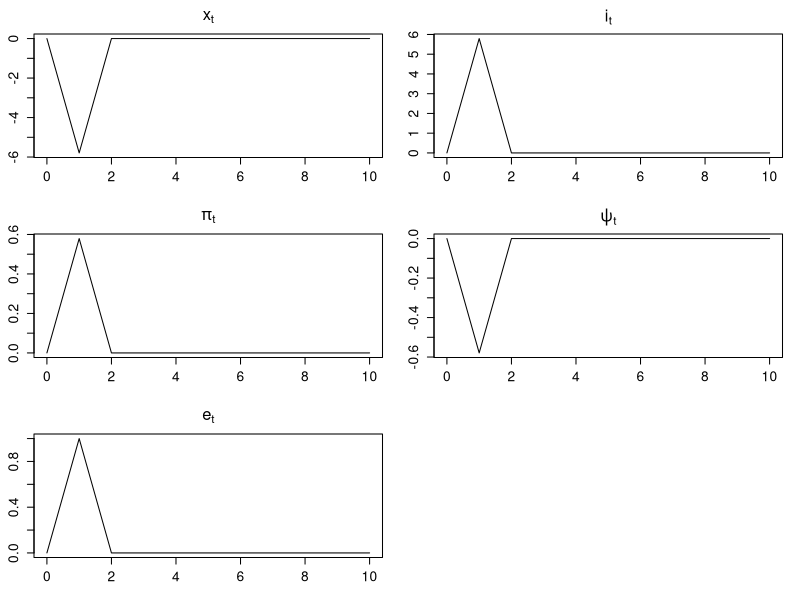
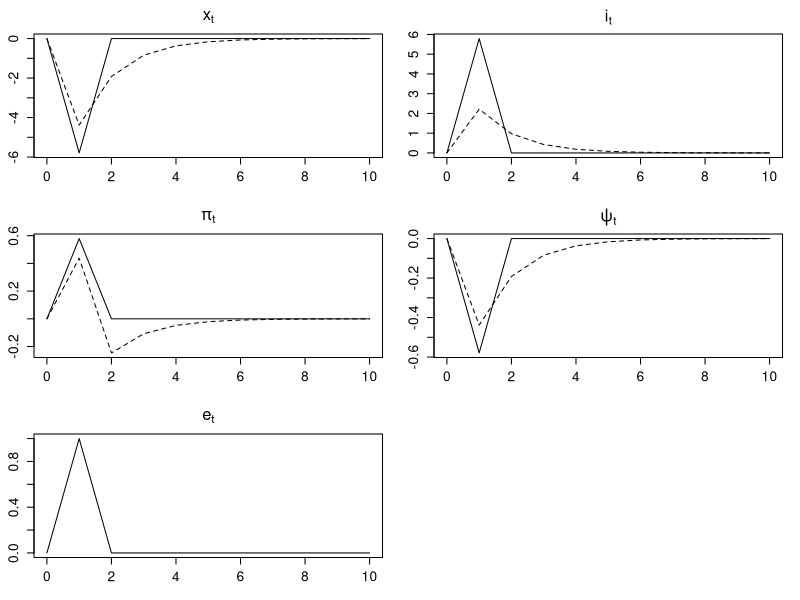

Write R code to recreate these figures, in order.
#=======================================
# Chapter 7, Optimal MP (discretion)
#   modified on 2019/10/19
#=======================================

"%+%" <- function(x, y) paste(x, y, sep = "")
figpath <- "../../figs/"

library(nleqslv)

#----------------------------------------

beta <- 0.99
gamma <- 5
eta <- 10
varrho <- 0.9
phi_pi <- 1.5
phi_y <- 0.5

kappa <- (1-varrho)*(1-varrho*beta)*(gamma+1)/varrho
lambda <- (1-varrho)*(1-varrho*beta)/eta/varrho*(1+gamma)

para <- list(beta = beta, kappa = kappa, lambda = lambda)

#----------------------------------------

objfun0 <- function(X, maxT, X0, p = para) {
  
  nvar <- 3
  XX  <- matrix(X, maxT, nvar)
  x   <- c(XX[, 1], 0)
  ppi <- c(XX[, 2], 0)
  ii <- c(XX[, 3], 0)
  
  e  <- c(X0$e, rep(0, maxT))
  
  ret <- matrix(NA, maxT, nvar)
  for(t in 1:maxT) {
    ret[t, 1] <- -ppi[t] + p$beta*ppi[t+1]+kappa*x[t]+e[t]
    ret[t, 2] <- -x[t] + x[t+1]-(ii[t]-ppi[t+1])
    ret[t, 3] <- p$lambda*x[t]+p$kappa*ppi[t]
  }
  return(c(ret))
}

rsltfun <- function(rslt, maxT, X0, p = para) {
  
  nvar <- 3
  XX  <- matrix(rslt, maxT, nvar)
  x   <- c(XX[, 1], 0)
  ppi <- c(XX[, 2], 0)
  ii <- c(XX[, 3], 0)
  
  e  <- c(X0$e, rep(0, maxT))
  r <- ii-c(ppi[-1],0)

  dev <- list(x = x,  ppi = ppi, ii = ii, e = e, r = r)
  
  cumbeta <- c(1, cumprod(rep(p$beta, maxT)))
  W <- -0.5*sum(cumbeta*ppi^2+p$lambda*cumbeta*x^2)


  return(list(dev = dev, W = W))
}

#----------------------------------------

maxT  <- 150
Xinit <- c(rep(0, maxT), rep(0, maxT), rep(0, maxT))

e0 <- 1
X0 <- list(e = e0)

objfun1 <- function(X) objfun0(X, maxT, X0)
rslt1 <- nleqslv(Xinit, objfun1, control=list(maxit=10^4))
print(rslt1)

X1 <- rsltfun(rslt1$x, maxT, X0)
X1[[1]]
X1[[2]]/10^4

par(ps = 15)
par(mfrow = c(3, 2))
par(mai = c(0.85, 0.68, 0.68, 0.35)*0.5)

maxT2 <- 10
plot(cbind(0:maxT2, c(0, X1[[1]]$x[1:maxT2])), main = expression(x[t]),
  xlab = "", ylab = "", typ = "l")
plot(cbind(0:maxT2, c(0, X1[[1]]$ii[1:maxT2])), main = expression(i[t]),
  xlab = "", ylab = "", typ = "l")
plot(cbind(0:maxT2, c(0, X1[[1]]$ppi[1:maxT2])), main = expression(pi[t]),
  xlab = "", ylab = "", typ = "l")
plot(cbind(0:maxT2, c(0, -X1[[1]]$ppi[1:maxT2])), main = expression(psi[t]),
  xlab = "", ylab = "", typ = "l")
plot(cbind(0:maxT2, c(0, X1[[1]]$e[1:maxT2])), main = expression(e[t]),
  xlab = "", ylab = "", typ = "l")

write.csv(X1[[1]], "nkm_discretion.csv", row.names = F)

Y1 <- read.csv("nkm_commit.csv")

par(ps = 15)
par(mfrow = c(3, 2))
par(mai = c(0.85, 0.68, 0.68, 0.35)*0.5)

maxT2 <- 10
plot(cbind(0:maxT2, c(0, X1[[1]]$x[1:maxT2])), main = expression(x[t]),
  xlab = "", ylab = "", typ = "l")
lines(cbind(0:maxT2, c(0, Y1$x[1:maxT2])), lty = 2)
plot(cbind(0:maxT2, c(0, X1[[1]]$ii[1:maxT2])), main = expression(i[t]),
  xlab = "", ylab = "", typ = "l")
lines(cbind(0:maxT2, c(0, Y1$ii[1:maxT2])), lty = 2)
plot(cbind(0:maxT2, c(0, X1[[1]]$ppi[1:maxT2])), main = expression(pi[t]),
  xlab = "", ylab = "", typ = "l", ylim = range(X1[[1]]$ppi[1:maxT2],Y1$ppi[1:maxT2]))
lines(cbind(0:maxT2, c(0, Y1$ppi[1:maxT2])), lty = 2)
plot(cbind(0:maxT2, c(0, -X1[[1]]$ppi[1:maxT2])), main = expression(psi[t]),
  xlab = "", ylab = "", typ = "l", ylim = range(-X1[[1]]$ppi[1:maxT2],Y1$psi[1:maxT2]))
lines(cbind(0:maxT2, c(0, Y1$psi[1:maxT2])), lty = 2)
plot(cbind(0:maxT2, c(0, X1[[1]]$e[1:maxT2])), main = expression(e[t]),
  xlab = "", ylab = "", typ = "l")

dev.copy2eps(file= figpath %+% "nkm_discretion.eps")
